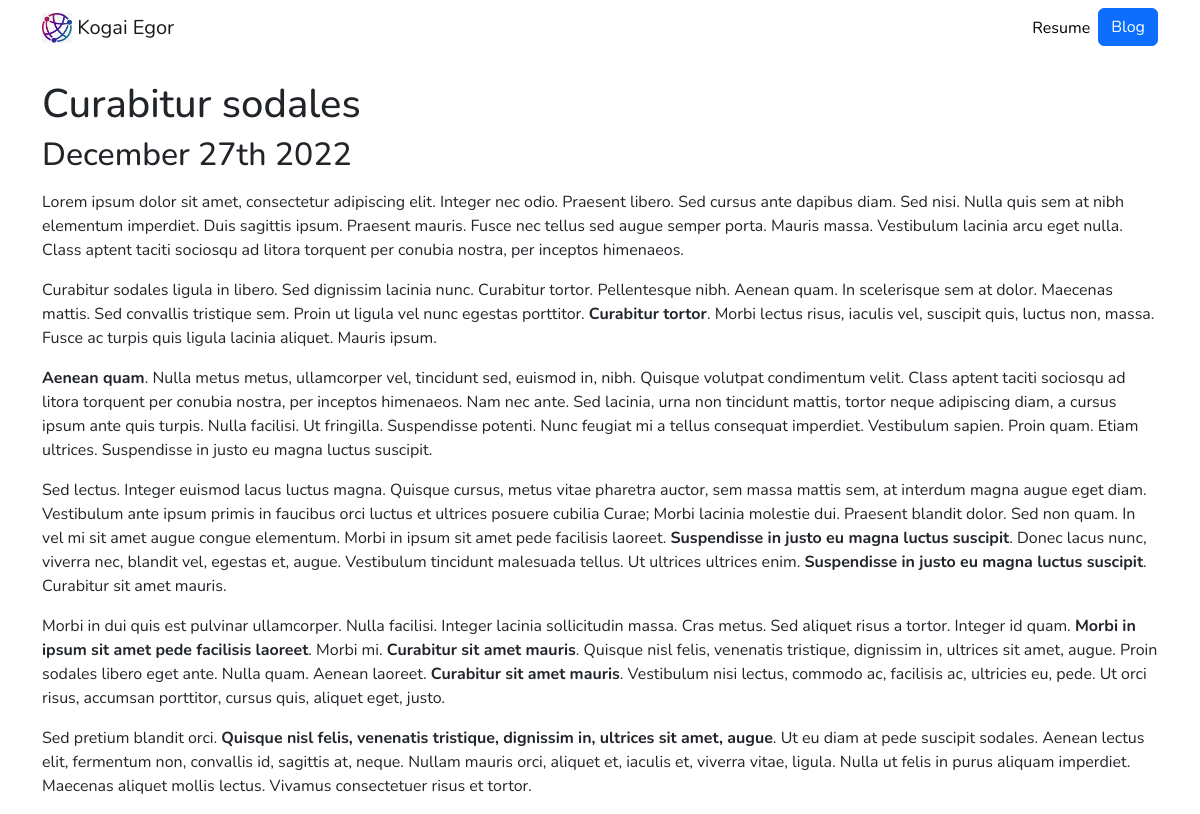
The app's page /blog/25/ with its own data.
### blog/models.py (models this page shows, shortened)
class Blog(models.Model):
    title = models.CharField(max_length=60)
    date = models.DateField(auto_now=True)
    description = models.TextField(max_length=3000)

### blog/views.py (the view)
# urls.py: path('<int:blog_id>/', views.DetailView.as_view(), name='detail'),
class DetailView(views.APIView):
    permission_classes = [AllowAny]
    serializer_class = BlogSerializer
    def get(self, request, blog_id, *args, **kwargs):
        blog = get_object_or_404(Blog, pk=blog_id)
        return render(request, 'blog/detail.html', {'blog': blog})

### blog/templates/blog/detail.html
{% extends 'portfolio/base.html' %}
{% block content %}
<br>
<h1>{{ blog.title }}</h1>
<h2>{{ blog.date|date:'F jS Y' }}</h2>
<p>{{ blog.description|safe }}</p>
{% endblock %}

### portfolio/static/portfolio/custom.css (style rules this page uses)
body { font-family: 'Nunito', sans-serif; }

### records on screen
Blog: title "Curabitur sodales", date "December 27th 2022", description "Lorem ipsum dolor sit amet, consectetur adipiscing elit. Integer nec odio. Praesent libero. Sed cursus ante dapibus diam. Sed nisi. Nulla quis sem at nibh elementum imperdiet. Duis sagittis ipsum. Praesent mauris. Fusce nec tellus sed augue semper porta. Mauris massa. Vestibulum lacinia arcu eget nulla. Class aptent taciti sociosqu ad litora torquent per conubia nostra, per inceptos himenaeos. Curabitur sodales ligula in libero. Sed dignissim lacinia nunc. Curabitur tortor. Pellentesque nibh. Aenean quam. In scelerisque sem at dolor. Maecenas mattis. Sed convallis tristique sem. Proin ut ligula vel nunc egestas porttitor. Curabitur tortor . Morbi lectus risus, iaculis vel, suscipit quis,…"
